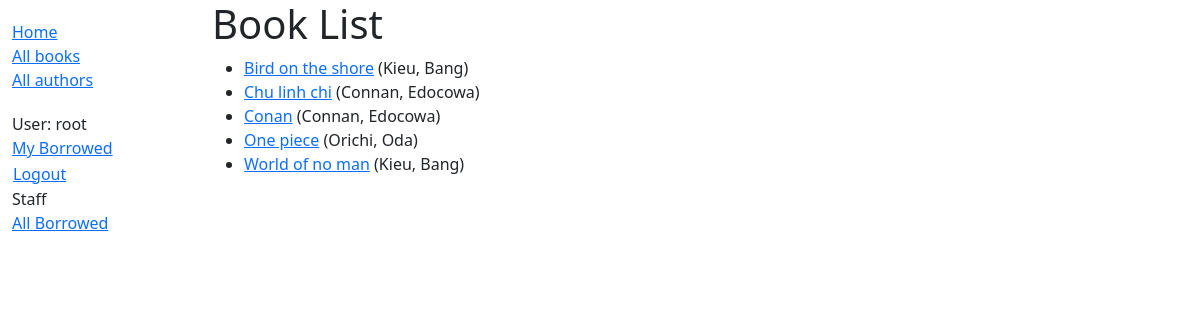
/catalog/books/ (signed in), run on an earlier commit of the app's database.
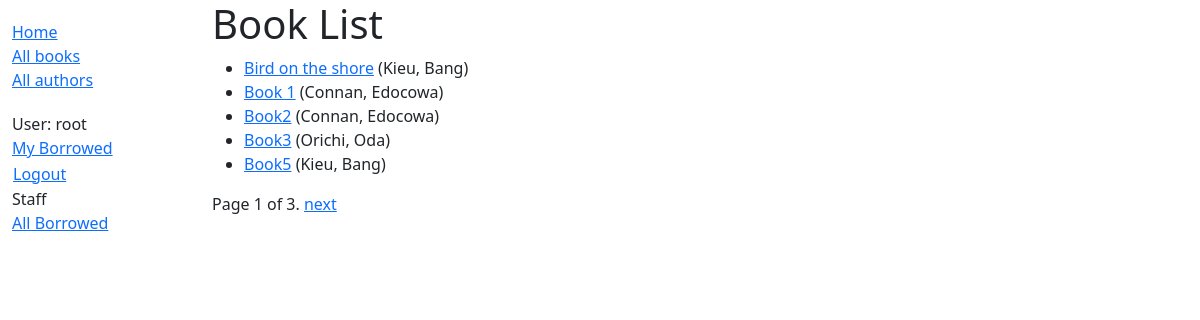
And on a later commit of the database.
### catalog/models.py (models this page shows, shortened)
class Book(models.Model):
    title = models.CharField(max_length=200)
    author = models.ForeignKey('Author', on_delete=models.RESTRICT, null=True)
    summary = models.TextField(
        max_length=1000, help_text="Enter a brief description of the book")
    isbn = models.CharField('ISBN', max_length=13,
                            unique=True,
                            help_text='13 Character <a href="https://www.isbn-international.org/content/what-isbn'
                                      '">ISBN number</a>')
    genre = models.ManyToManyField(
        Genre, help_text="Select a genre for this book")
    language = models.ForeignKey(
        'Language', on_delete=models.SET_NULL, null=True
    )
    class Meta:
        ordering = ['title', 'author']
    def get_absolute_url(self):
        return reverse('book-detail', args=[str(self.id)])
    def display_genre(self):
        """Create a string for the Genre. This is required to display genre in Admin."""
        return ', '.join(genre.name for genre in self.genre.all()[:3])
    display_genre.short_description = 'Genre'

class Author(models.Model):
    first_name = models.CharField(max_length=100)
    last_name = models.CharField(max_length=100)
    date_of_birth = models.DateField(null=True, blank=True)
    date_of_death = models.DateField('Died', null=True, blank=True)
    class Meta:
        ordering = ['last_name', 'first_name']
    def __str__(self):
        return f'{self.last_name}, {self.first_name}'

### catalog/views.py (the view)
# urls.py: path('books/', views.BookListView.as_view(), name='books'),
class BookListView(LoginRequiredMixin,generic.ListView):
    model = Book
    paginate_by = 5
    def get_context_data(self, **kwargs):
        context = super(BookListView, self).get_context_data(**kwargs)
        context['some_data'] = 'This is just some data'
        return context

### catalog/templates/catalog/book_list.html (shortened to what this page needs)
<!DOCTYPE html>
<html lang="en">
<head>
</head>
<body>
{% extends "base_generic.html" %}
{% block content %}
  <h1>Book List</h1>
  {% if book_list %}
    <ul>
      {% for book in book_list %}
      <li>
        <a href="{{ book.get_absolute_url }}">{{ book.title }}</a>
        ({{book.author}})
      </li>
      {% endfor %}
    </ul>
  {% else %}
    <p>There are no books in the library.</p>
  {% endif %}
{% endblock %}

### catalog/templates/base_generic.html (shortened to what this page needs)
<!DOCTYPE html>
<html lang="en">
<head>
    <link href="https://cdn.jsdelivr.net/npm/bootstrap@5.3.3/dist/css/bootstrap.min.css"
      rel="stylesheet"
>
    {% load static %}
    <link rel="stylesheet" href="{% static 'css/styles.css' %}" />
</head>
<body>
                 <div class="container-fluid">
                  <div class="row">
                    <div class="col-sm-2">
                      {% block sidebar %}
                        <ul class="sidebar-nav">
                            <li><a href="{% url 'index' %}">Home</a></li>
                            <li><a href="{% url 'books' %}">All books</a></li>
                            <li><a href="{% url 'authors' %}">All authors</a></li>
                        </ul>
             <ul class="sidebar-nav">
               {% if user.is_authenticated %}
               <li>User: {{ user.get_username }}</li>
               <li><a href="{% url 'my-borrowed' %}">My Borrowed</a></li>
               <li>
                 <form id="logout-form" method="post" action="{% url 'admin:logout' %}">
                   <button type="submit" class="btn btn-link">Logout</button>
                 </form>
               </li>
               {% else %}
               <li><a href="{% url 'login' %}?next={{ request.path }}">Login</a></li>
               {% endif %}
               <li>Staff</li>
                <li><a href="{% url 'all-borrowed' %}">All Borrowed</a></li>
             </ul>
              {% endblock %}
            </div>
            <div class="col-sm-10 ">
                {% block content %}{% endblock %}
                {% block pagination %}
        {% if is_paginated %}
            <div class="pagination">
                <span class="page-links">
                    <span class="page-current">
                        Page {{ page_obj.number }} of {{ page_obj.paginator.num_pages }}.
                    </span>
                    {% if page_obj.has_next %}
                        <a href="{{ request.path }}?page={{ page_obj.next_page_number }}">next</a>
                    {% endif %}
                </span>
            </div>
        {% endif %}
      {% endblock %}
        </div>
      </div>
    </div>
</body>
</html>

What changed in the data, as far as the page shows it:
no longer on this page (row unchanged): Book: title "Chu linh chi", author "Connan, Edocowa"
no longer on this page (row unchanged): Book: title "Conan", author "Connan, Edocowa"
no longer on this page (row unchanged): Book: title "One piece", author "Orichi, Oda"
no longer on this page (row unchanged): Book: title "World of no man", author "Kieu, Bang"
added Book: title "Book 1", author "Connan, Edocowa"
added Book: title "Book2", author "Connan, Edocowa"
added Book: title "Book3", author "Orichi, Oda"
added Book: title "Book5", author "Kieu, Bang"
Also different on the page:
{{ page_obj.number }}: (not shown) → "1"
{{ page_obj.paginator.num_pages }}: (not shown) → "3"
text now shown: "Page of . next"
